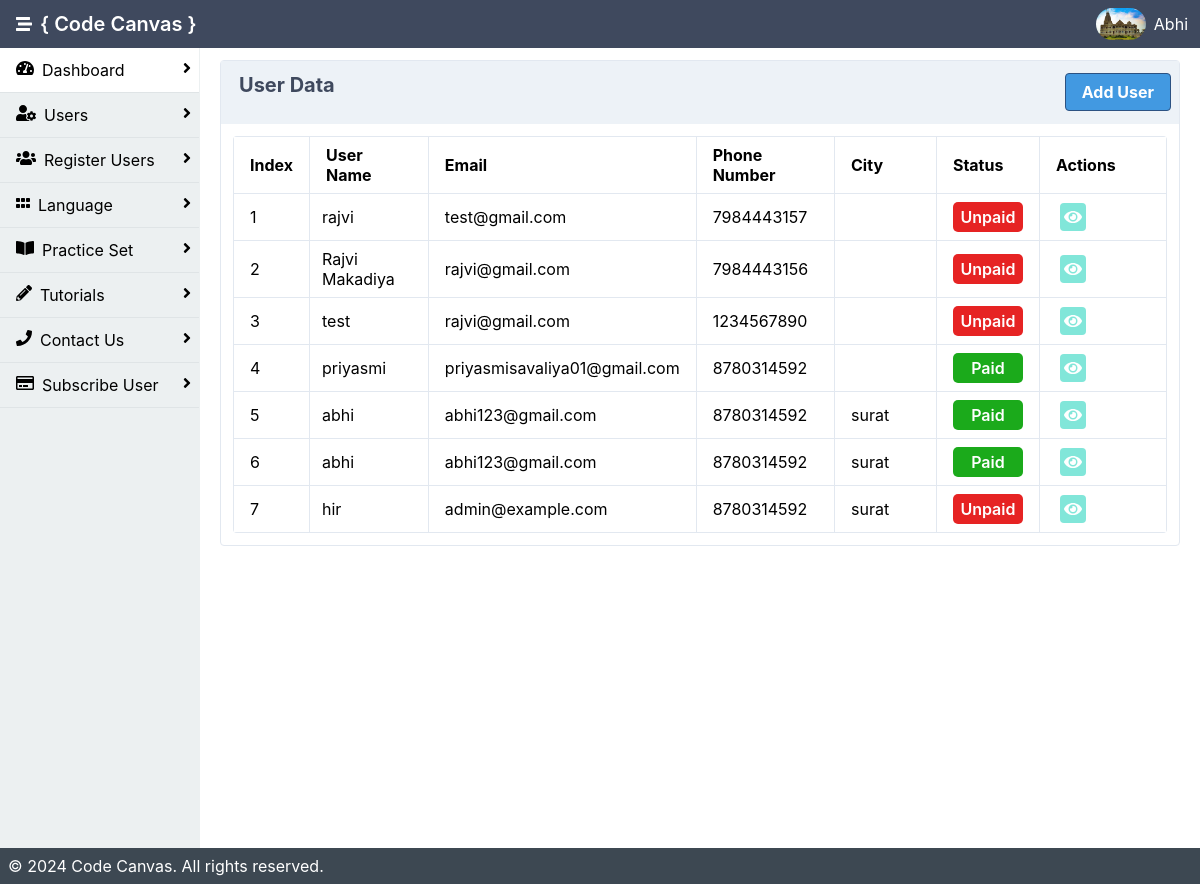
/admin/reg_user.php (signed in), run on an earlier commit of the app's database.
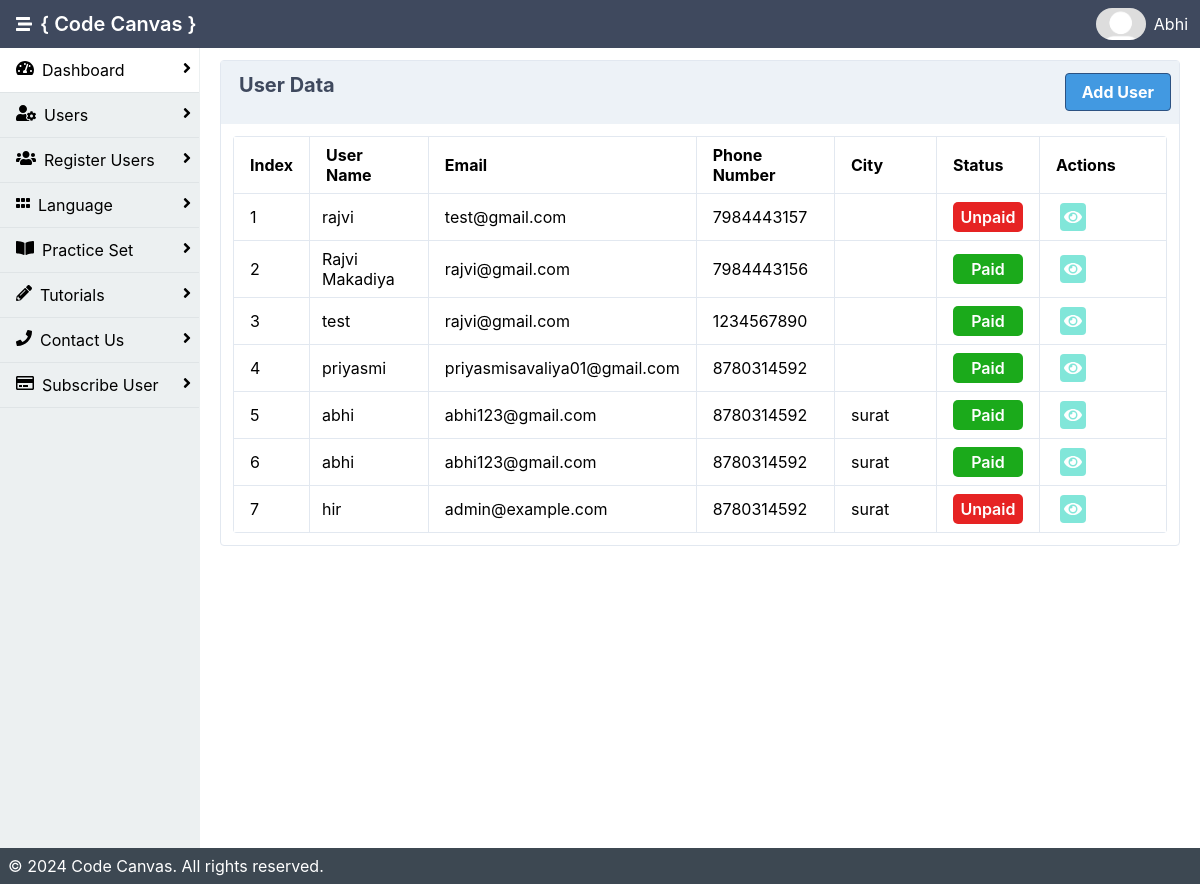
And on a later commit of the database.
### tables this page shows
CREATE TABLE `user` (
  `user_id` int(11) NOT NULL,
  `u_image` varchar(200) DEFAULT NULL,
  `name` varchar(200) NOT NULL,
  `email` varchar(200) NOT NULL,
  `passwd` varchar(50) NOT NULL,
  `is_active` int(11) NOT NULL DEFAULT 0,
  `created_date` date NOT NULL DEFAULT current_timestamp(),
  `number` varchar(10) NOT NULL,
  `city` varchar(400) NOT NULL
);

CREATE TABLE `register` (
  `reg_id` int(11) NOT NULL,
  `fullname` varchar(200) DEFAULT NULL,
  `mobile` varchar(10) NOT NULL,
  `email` varchar(200) NOT NULL,
  `pwd` varchar(50) NOT NULL,
  `created_date` date NOT NULL DEFAULT current_timestamp(),
  `city` varchar(100) NOT NULL
);

### admin/reg_user.php (the view, shortened to what the changed rows need)
<?php
include 'inc/header.php';
$records_per_page = 8;
$current_page = isset($_GET['page']) ? $_GET['page'] : 1;
$start_from = ($current_page - 1) * $records_per_page;
$qry = "SELECT * FROM register LIMIT $start_from, $records_per_page";
$data = mysqli_query($con, $qry);
$index_start = ($current_page - 1) * $records_per_page + 0;
?>
<!DOCTYPE html>
<html lang="en">
<div class="mx-auto bg-grey-400">
    <div class="min-h-screen flex flex-col">
        <div class="flex flex-1">
            <main class="bg-white-500 flex-1 p-3 overflow-hidden">
            <div class="flex flex-1  flex-col md:flex-row lg:flex-row mx-2">
                        <div class="mb-2 border-solid border-gray-300 rounded border shadow-sm w-full">
                            <div class="p-3">
                                <table class="table-responsive w-full rounded">
                                    <thead>
                                      <tr>
                                          <th class="border px-4 py-2">Index</th>
                                          <th class="border w-1/6 px-4 py-2">User Name</th>
                                          <th class="border w-1/6 px-4 py-2">Email</th>
                                          <th class="border w-1/6 px-4 py-2">Phone Number</th>
                                          <th class="border w-1/6 px-4 py-2">City</th>
                                        <th class="border w-1/7 px-4 py-2">Status</th>
                                        <th class="border w-1/5 px-4 py-2">Actions</th>
                                      </tr>
                                    </thead>
                                    <tbody>
                                    <?php
                                    $i = $index_start;
                                    $co=0;
                                    if(mysqli_num_rows($data) > 0 ){
                                        while($result= mysqli_fetch_assoc($data)){
                                        $pay = "SELECT * FROM `payment` WHERE email='".$result['email']."'";
                                        $res = mysqli_query($con, $pay);
                                        $data2 = mysqli_fetch_assoc($res);
                                        $i++;
                                        $popup_container = "popup-container".$co;
                                    ?>
                                        <tr>
                                            <td class="border px-4 py-2"><?php echo $i;?></td>
                                            <td class="border px-3 py-2"><?php echo $result['fullname'];?></td>
                                            <td class="border px-4 py-2"><?php echo $result['email'];?></td>
                                            <td class="border px-4 py-2"><?php echo $result['mobile'];?></td>
                                            <td class="border px-4 py-2"><?php echo $result['city'];?></td>
                                            <td class="border px-4 py-2"><?php
                                            if($result['email'] == isset($data2['email'])){?>
                                                <p class="paid">Paid</p>
                                                <?php }else{ ?>
                                                <p class="unpaid">Unpaid</p>
                                                <?php }?></td>
                                            <td class="border px-4 py-2">
                                            <a class="bg-teal-300 cursor-pointer rounded p-1 mx-1 text-white">
                                                        <i class="fas fa-eye" onclick="openPopup('<?php echo $popup_container; ?>')"></i></a>
                                            </td>
                                        </tr>
                                        <?php
                                        $co++;
                                        } }else{
                                            ?>
                        <tr><td class="border px-4 py-2">No Data Found!!</td></tr>
                                            <?php
                    }?>
                                    </tbody>
                                </table>
                            </div>
                        </div>
                    </div>
                </div>
        </div>
    </div>
</body>
</html>

### admin/inc/header.php (shortened to what the changed rows need)
<?php
include 'db.php';
$userid = $_SESSION["userid"];
$name = $_SESSION["name"];
$qry = "SELECT * FROM user WHERE user_id= '".$userid."'";
$res = mysqli_query($con , $qry);
$data = mysqli_fetch_assoc($res);
$image = "uploads/".$data['u_image'];
?>
<html lang="en">
<head>
    <link rel="stylesheet" href="./dist/styles.css">
    <link rel="stylesheet" href="https://cdnjs.cloudflare.com/ajax/libs/font-awesome/4.7.0/css/font-awesome.min.css">
</head>
<body>
<header class="bg-nav">
            <div class="flex justify-between">
                <div class="p-1 mx-3 inline-flex items-center">
                    <h1 class="text-white p-2">{ Code Canvas }</h1>
                </div>
                <div class="p-1 flex flex-row items-center">
                    <?php if(isset($data['u_image']) && file_exists($image)){
                                                    ?>
                    <img onmouseover="profileToggle()" class="inline-block h-8 rounded-full" src="<?php echo 'uploads/'.$data['u_image'];?>" alt="">
                    <?php }else{ ?>
                                                    <img src="uploads/images.png" onmouseover="profileToggle()" class="inline-block h-8 rounded-full"></img>
                                                    <?php } ?>
                    <a href="#" onmouseover="profileToggle()" onmouseout="profileToggle()" class="text-white p-2 no-underline hidden md:block lg:block"><?php echo $name; ?></a>
                </div>
            </div>
        </header>

What changed in the data, as far as the page shows it:
no longer on this page (row edited): user: u_image (picture)
computed for register "Rajvi Makadiya": text "Unpaid" → "Paid"
computed for register "test": text "Unpaid" → "Paid"
